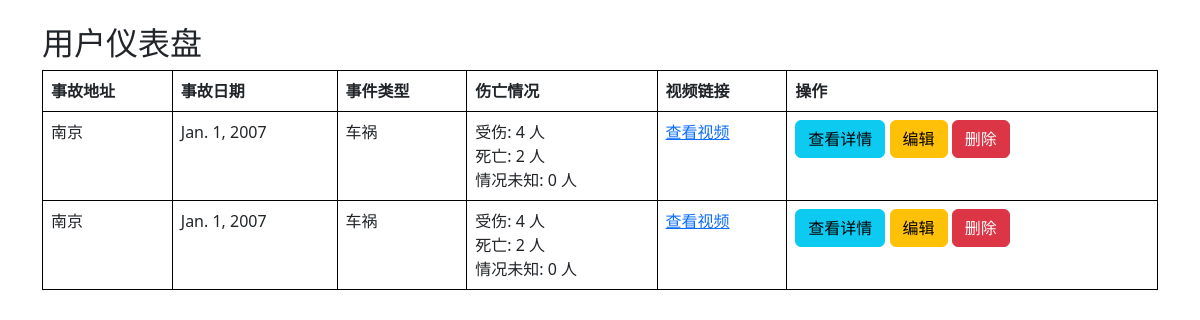
Page /user_dashboard/ (signed in) on the earlier database version.
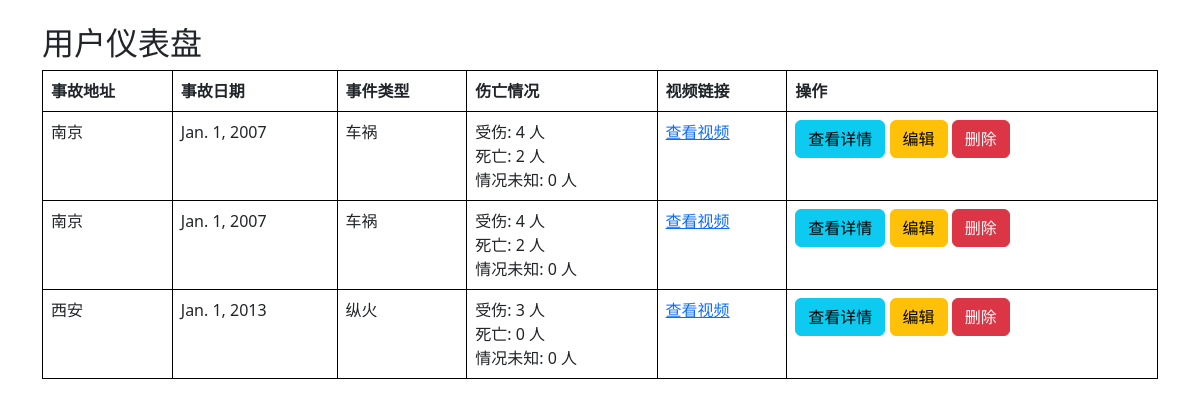
Same page on the later database version.
### data/models.py (models this page shows, shortened)
class Accident(models.Model):
    address = models.CharField(max_length=200)
    accident_date = models.DateField()
    description = models.TextField()
    accident_type = models.CharField(max_length=200)
    injured = models.IntegerField(default=0)
    dead = models.IntegerField(default=0)
    unknown = models.CharField(max_length=200, default='情况未知')
    latitude = models.FloatField(default=0.0)
    longitude = models.FloatField(default=0.0)
    video_link = models.CharField(max_length=200)
    is_approved = models.BooleanField(False)
    is_deleted = models.BooleanField(default=False)
    created_by = models.ForeignKey(User, on_delete=models.CASCADE)

### users/views.py (the view)
# urls.py: path('user_dashboard/', views.user_dashboard, name='user_dashboard'),
@login_required
def user_dashboard(request):
    user = request.user
    if user.is_staff:
        accidents = Accident.objects.filter(is_deleted=False)
    else:
        accidents = Accident.objects.filter(created_by=user)
    return render(request, 'users/user_dashboard.html', {'accidents': accidents})

### templates/users/user_dashboard.html
{% extends 'base_generic.html' %}
{% block content %}
<div class="container mt-4">
    <h2>用户仪表盘</h2>
    {% if accidents %}
        <table class="table table-bordered" style="border-collapse: collapse; width: 100%; border: 1px solid black;">
            <thead>
                <tr>
                    <th style="border: 1px solid black; padding: 8px;">事故地址</th>
                    <th style="border: 1px solid black; padding: 8px;">事故日期</th>
                    <th style="border: 1px solid black; padding: 8px;">事件类型</th>
                    <th style="border: 1px solid black; padding: 8px;">伤亡情况</th>
                    <th style="border: 1px solid black; padding: 8px;">视频链接</th>
                    <th style="border: 1px solid black; padding: 8px;">操作</th>
                </tr>
            </thead>
            <tbody>
                {% for accident in accidents %}
                    <tr>
                        <td style="border: 1px solid black; padding: 8px;">{{ accident.address }}</td>
                        <td style="border: 1px solid black; padding: 8px;">{{ accident.accident_date }}</td>
                        <td style="border: 1px solid black; padding: 8px;">{{ accident.accident_type }}</td>
                        <td style="border: 1px solid black; padding: 8px;">
                            受伤: {{ accident.injured|default:0 }} 人<br>
                            死亡: {{ accident.dead|default:0 }} 人<br>
                            情况未知: {{ accident.unknown|default:0 }} 人
                        </td>
                        <td style="border: 1px solid black; padding: 8px;">
                            <a href="{{ accident.video_link }}" target="_blank">查看视频</a>
                        </td>
                        <td style="border: 1px solid black; padding: 8px;">
                            <a href="{% url 'accident_detail' accident.id %}" class="btn btn-info">查看详情</a>
                            <a href="{% url 'accident_edit' accident.id %}" class="btn btn-warning">编辑</a>
                            <a href="{% url 'accident_delete' accident.id %}" class="btn btn-danger">删除</a>
                        </td>
                    </tr>
                {% endfor %}
            </tbody>
        </table>
    {% else %}
        <p>您还没有提交任何事故记录。</p>
    {% endif %}
</div>
{% endblock %}

Differences in the rows shown:
added Accident: address "西安", accident_date "Jan. 1, 2013", accident_type "纵火", injured "3", dead "0", unknown "0"
